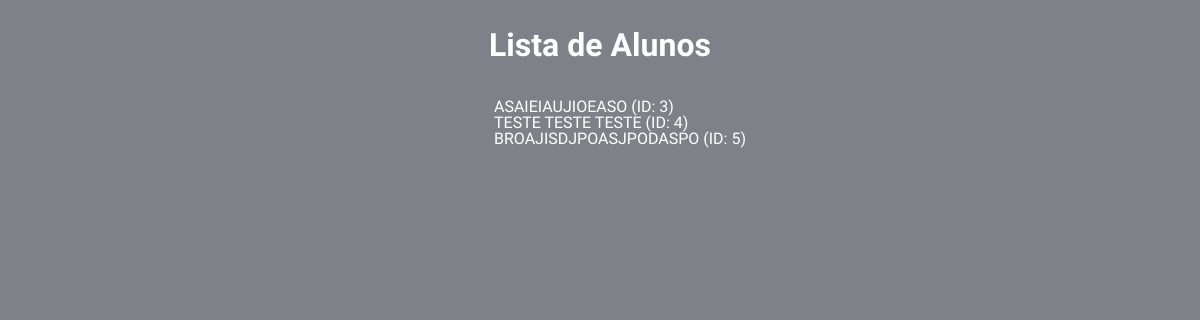
Before: /alunos with the older database file.
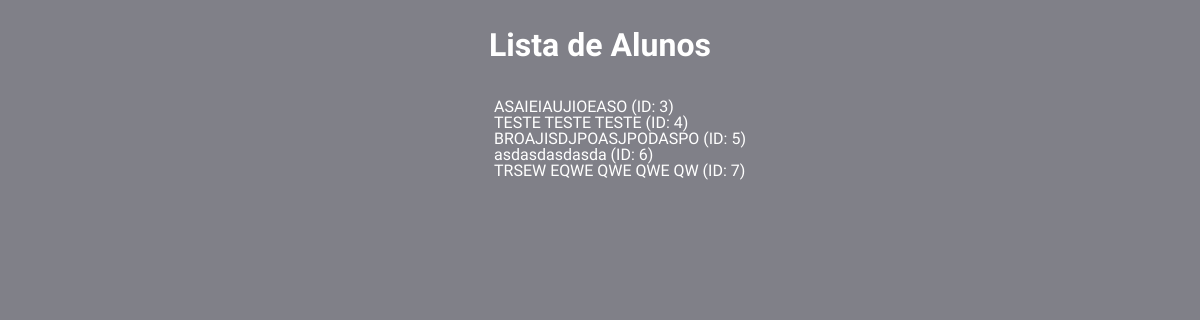
After: the same page with the newer database file.
### models/alunos.py (models this page shows, shortened)
class Aluno(db.Model):
    __tablename__ = 'alunos'
    id = db.Column(db.Integer, primary_key=True)
    nome = db.Column(db.String(100), nullable=False)
    idade = db.Column(db.Integer)
    data_nascimento = db.Column(db.Date)
    nota_primeiro_semestre = db.Column(db.Float)
    nota_segundo_semestre = db.Column(db.Float)
    media_final = db.Column(db.Float)
    turma_id = db.Column(db.Integer, db.ForeignKey('turmas.id'))
    turma = db.relationship('Turma', back_populates='alunos')
    def to_dict(self):
        return {
            'id': self.id,
            'nome': self.nome,
            'idade': self.idade,
            'data_nascimento': self.data_nascimento,
            'nota_primeiro_semestre': self.nota_primeiro_semestre,
            'nota_segundo_semestre': self.nota_segundo_semestre,
            'media_final': self.media_final,
            'turma_id': self.turma_id
        }

### controller/alunos.py (the view)
@alunos_blueprint.route('/alunos', methods=['GET'])
def get_alunos():
    alunos = listar_alunos()
    return render_template("alunos/alunos.html", alunos=alunos)

### models/alunos.py (called while the page is built)
def listar_alunos():
    alunos = Aluno.query.all()
    return [aluno.to_dict() for aluno in alunos]

### templates/alunos/alunos.html (shortened to what this page needs)
<!DOCTYPE html>
<html lang="pt-BR">
  <link rel="stylesheet" href="/styles/global.css">
  <link rel="stylesheet" href="/styles/reset.css">
<head>
</head>
<body>
<div class="containerLista">
  <h1>Lista de Alunos</h1>
  <div class="lista">
    <div class="listafilho">
  <ul>
    {% for aluno in alunos %}
    <li><a href="{{ url_for('alunos.get_aluno', id_aluno=aluno.id) }}">{{ aluno.nome }} (ID: {{ aluno.id }})</a></li>
    {% endfor %}
  </ul>
</div>
</div>
</div>
</body>
</html>

Changed rows visible on the page:
added Aluno: nome "asdasdasdasda", id "6"
added Aluno: nome "TRSEW EQWE QWE QWE QW", id "7"
